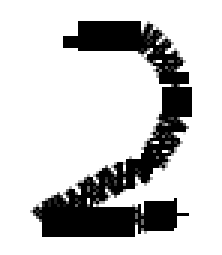
#> input picture Classifier/tests/test0.png, 74 x 85 px (shown 3 times larger); its folder holds 4 pictures in this run
$ jupyter execute --allow-errors Testing.ipynb
#> lines starting #> are read from the running program, lines starting #| are printed output that depends on the picture
[cell 1]
import matplotlib.pyplot as plt
import numpy as np
import pandas as pd

from sklearn import neighbors
from sklearn import naive_bayes
from sklearn import tree
from sklearn import neural_network

from os import listdir
from os.path import isfile, join

from sklearn.datasets import load_digits

# For picture manipulation
from PIL import Image

# For creating directories
import os

### Getting list of files in dir

[cell 2]
folder = "tests"
file_list = [f for f in listdir(folder) if isfile(join(folder, f))]

[cell 3]
if("tests.csv" in file_list):
    file_list.remove("tests.csv")
if(".DS_Store" in file_list):
    file_list.remove(".DS_Store")
file_list

### Scaling Down Images

[cell 4]
# Scales all images down to 28x28 to match the mnist dataset
images_scaled = []
for file in file_list:
    mypath = folder + "/" + file
    # Getting original file
    image = Image.open(mypath)
#> image is the input picture: PIL image 74x85 RGBA; mean R, G, B, A 200.9, 200.9, 200.9, 255
    # Scaling image down
    images_scaled.append(image.resize((28, 28)))

[cell 5]
images_scaled

[cell 6]
plt.imshow(images_scaled[0], cmap=plt.cm.binary)
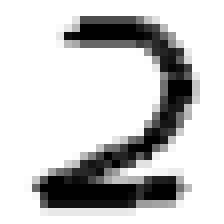
#> shown: shape (28, 28, 4) (shown 8 times larger); mean R, G, B, A 200.7, 200.7, 200.7, 255

[cell 7]
# Turning images into numerical values representing
#  brightness of each pixel
digits_mono = []
for i in images_scaled:
    digits_mono.append(np.asarray( i, dtype="int32" ))

final_digits = []
for digit, i in zip(digits_mono, range(len(digits_mono))):
    final_digits.append([])
    for row in digit:
        for pixel in row:
           final_digits[i].append(int( ((sum(pixel)/len(pixel))*-1)+255 ))

# final_digits = [np.array(i).reshape(28,28) for i in final_digits]
final_digits = np.array(final_digits)
final_digits
